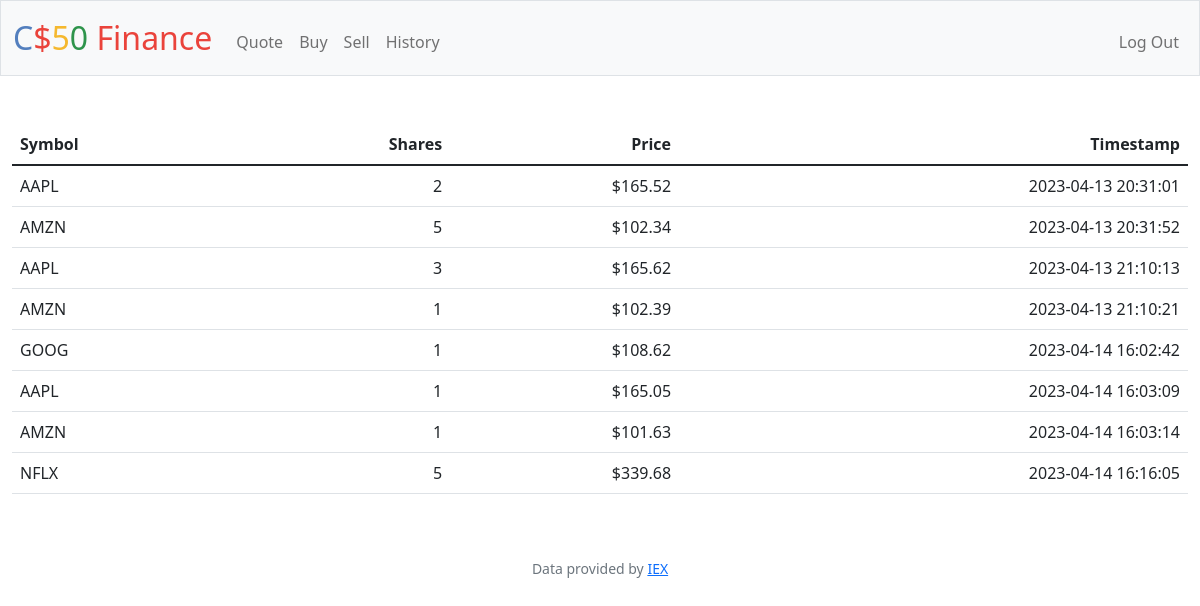
Screenshot of /history (signed in) with the database file from the repository.
### tables this page shows
CREATE TABLE 'transactions' (
id INTEGER PRIMARY KEY AUTOINCREMENT NOT NULL,
    user_id INTEGER NOT NULL,
    type TEXT NOT NULL,
    company TEXT NOT NULL,
    symbol TEXT NOT NULL,
    price NUMERIC NOT NULL,'shares' INTEGER NOT NULL,
    date DATETIME NOT NULL,
    FOREIGN KEY(user_id) REFERENCES users(id)
);

### app.py (the view)
@app.route("/history")
@login_required
def history():
    userId = session["user_id"]
    userTransactions = db.execute("SELECT symbol, shares, price, date FROM transactions WHERE user_id = ?", userId)
    return render_template("history.html", history=userTransactions, usd=usd)

### app.py (called while the page is built)
@app.after_request
def after_request(response):
    response.headers["Cache-Control"] = "no-cache, no-store, must-revalidate"
    response.headers["Expires"] = 0
    response.headers["Pragma"] = "no-cache"
    return response

### helpers.py (called while the page is built)
def login_required(f):
    @wraps(f)
    def decorated_function(*args, **kwargs):
        if session.get("user_id") is None:
            return redirect("/login")
        return f(*args, **kwargs)
    return decorated_function

def usd(value):
    return f"${value:,.2f}"

### templates/history.html (shortened to what this page needs)
{% extends "layout.html" %}
{% block main %}
    <table class="table table-hover">
        <thead>
            <tr>
                <th class="text-start">Symbol</th>
                <th class="text-end">Shares</th>
                <th class="text-end">Price</th>
                <th class="text-end">Timestamp</th>
            </tr>
        </thead>
        <tbody>
            {% for row in history %}
                <tr>
                    <td class="text-start">{{ row["symbol"] }}</td>
                    <td class="text-end">{{ row["shares"] }}</td>
                    <td class="text-end">{{ usd(row["price"]) }}</td>
                    <td class="text-end">{{ row["date"] }}</td>
                </tr>
            {% endfor %}
        </tbody>
    </table>
{% endblock %}

### rows the page displays
transactions: symbol "AAPL", shares "2", price "$165.52", date "2023-04-13 20:31:01"
transactions: symbol "AMZN", shares "5", price "$102.34", date "2023-04-13 20:31:52"
transactions: symbol "AAPL", shares "3", price "$165.62", date "2023-04-13 21:10:13"
transactions: symbol "AMZN", shares "1", price "$102.39", date "2023-04-13 21:10:21"
transactions: symbol "GOOG", shares "1", price "$108.62", date "2023-04-14 16:02:42"
transactions: symbol "AAPL", shares "1", price "$165.05", date "2023-04-14 16:03:09"
transactions: symbol "AMZN", shares "1", price "$101.63", date "2023-04-14 16:03:14"
transactions: symbol "NFLX", shares "5", price "$339.68", date "2023-04-14 16:16:05"
